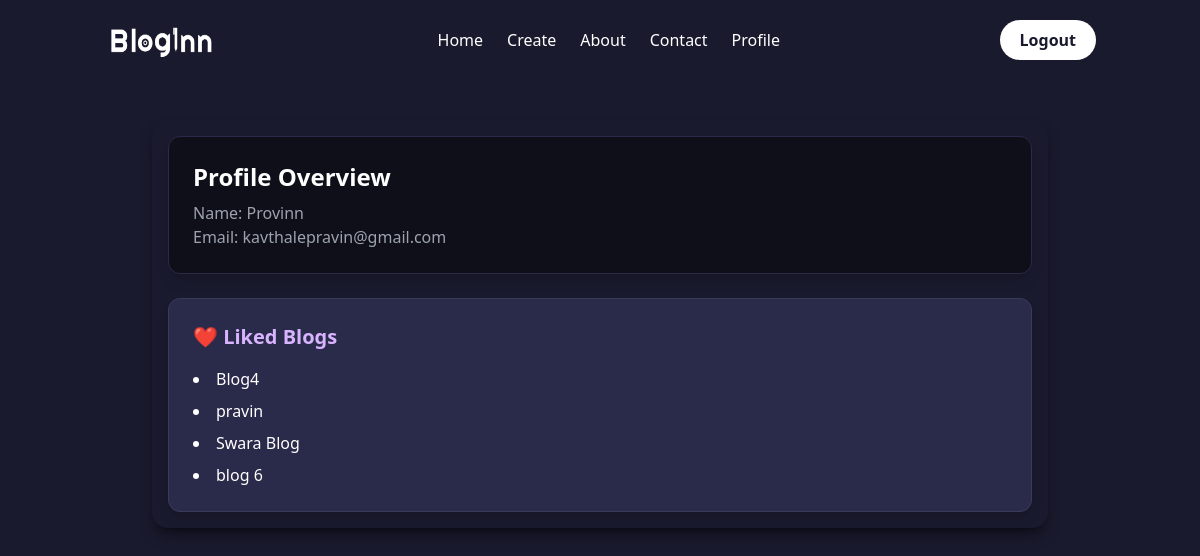
Before: /liked-blogs/ (signed in) with the older database file.
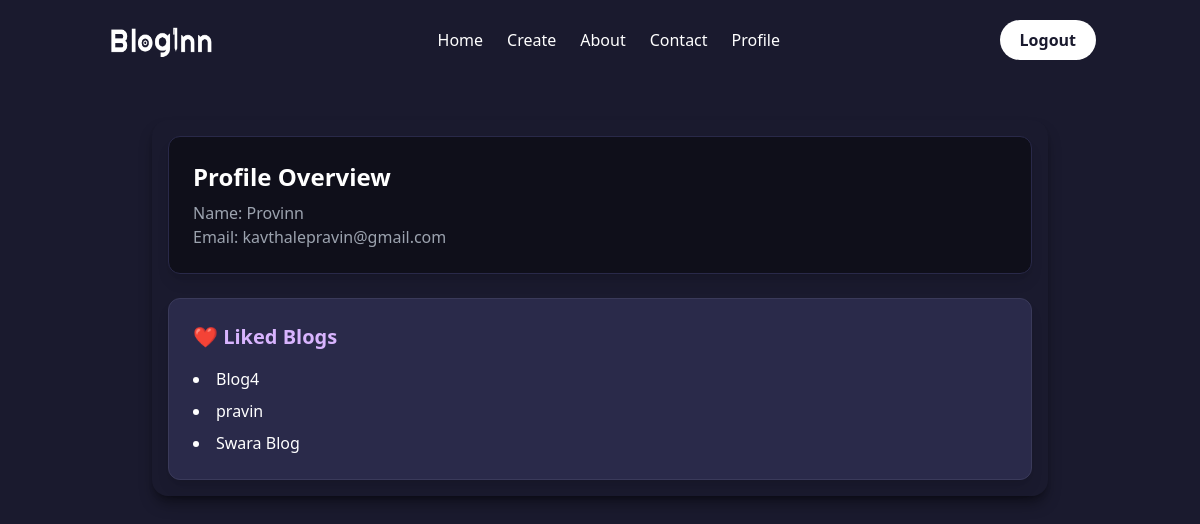
After: the same page with the newer database file.
### blog/models.py (models this page shows, shortened)
class Post(models.Model):
    title=models.CharField(max_length=100)
    content=models.TextField()
    date_posted=models.DateTimeField(default=timezone.now)
    author=models.ForeignKey(User,on_delete=models.CASCADE)
    image=models.ImageField(default="background.jpg",upload_to='blog')
    liked_users = models.ManyToManyField(User, through='Like', related_name='liked_posts')

### users/views.py (the view)
# urls.py: path('liked-blogs/',user_views.likedBlogs,name='liked-blogs'),
@login_required
def likedBlogs(request):
    user=request.user
    liked_post_id=Like.objects.filter(user=user).values_list('post_id',flat=True)
    posts=Post.objects.filter(id__in=liked_post_id)
    return render(request,'users/likedBlogs.html',{'posts':posts})

### users/templates/users/likedBlogs.html
{% extends "blog/base.html" %}
{% block content %}
<div class="container mx-auto mt-10 p-4 bg-[#1a1a2e] rounded-2xl shadow-lg shadow-black/40 max-w-4xl relative z-10">
    <div class="bg-[#0f0f1a] p-6 rounded-xl shadow-lg mb-6 border border-[#292949]">
        <h2 class="text-2xl font-bold text-white mb-2">Profile Overview</h2>
        <p class="text-gray-400">Name: {{ request.user.username }}</p>
        <p class="text-gray-400">Email: {{ request.user.email }}</p>
    </div>
    <div class="bg-[#2a2a4a] p-6 rounded-xl shadow-lg border border-[#3a3a5a]">
        <h3 class="text-xl font-semibold text-purple-300 mb-4">❤️ Liked Blogs</h3>
        {% if posts %}
            <ul class="list-disc list-inside space-y-2">
                {% for post in posts %}
                    <li>
                        <a href="{%url 'post-detail' post.id %}" class="text-white hover:text-purple-400 transition duration-200 font-medium">
                            {{ post.title }}
                        </a>
                    </li>
                {% endfor %}
            </ul>
        {% else %}
            <p class="text-gray-400 italic">You haven't liked any blog posts yet.</p>
        {% endif %}
    </div>
</div>
{% endblock %}

Changed rows visible on the page:
removed Post: title "blog 6"
